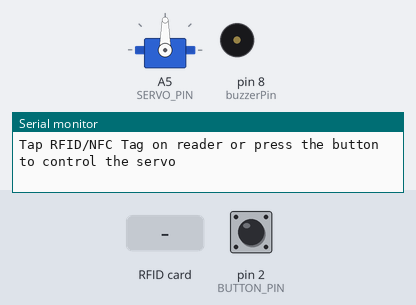
Recording of a sketch running on a simulated Arduino Uno, built with avr-gcc and run on an emulated ATmega328P. Parts: servo, buzzer (waves = sounding), the last lines printed to the serial monitor. Inputs (shaded band) come from the test bench; at power-on: pin 2 (BUTTON_PIN) HIGH.

Above: at 1.2 s.
1.3 s: pin 2 (BUTTON_PIN) pulled LOW for 0.15 s
At 2.5 s:
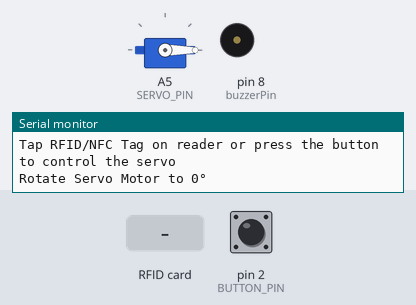
3.0 s: RFID card 3A C9 6A CB held to the reader
At 3.17 s:
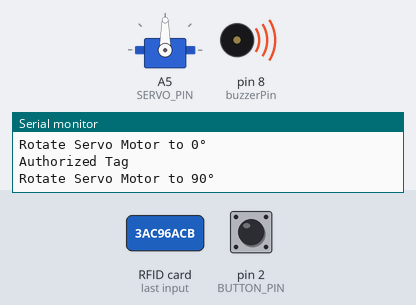
4.5 s: RFID card 5E 7A 19 C4 held to the reader
At 4.61 s:
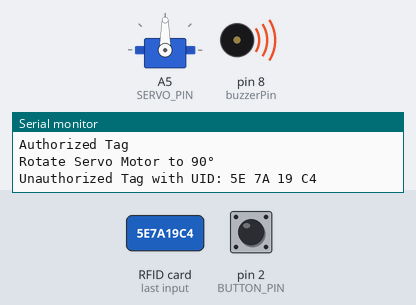
6.0 s: pin 2 (BUTTON_PIN) pulled LOW for 1 s
At 6.6 s:
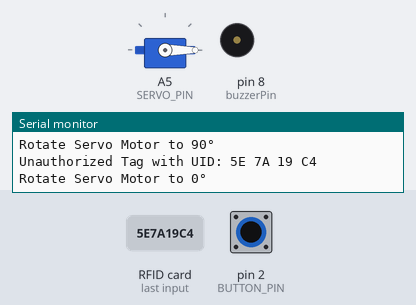
8.5 s: RFID card 30 01 8B 15 held to the reader
At 9.6 s:
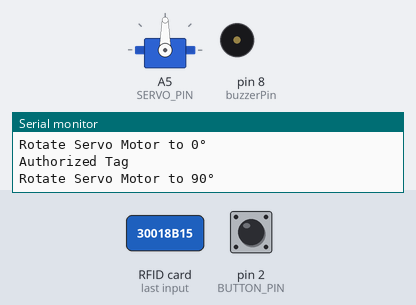
Timing chart, 0 to 11.2 s (numbered marks = the images above; inputs shaded):
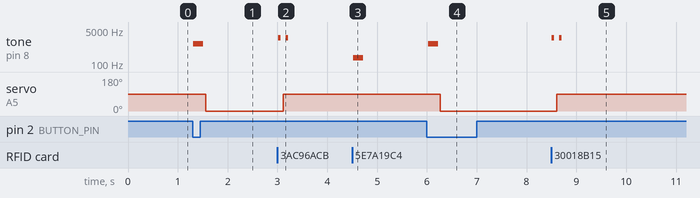

Measured:
- after the input at 1.3 s, tone on pin 8 (buzzerPin): silent → 1000 Hz at once, → silent 0.20 s later; servo on A5 (SERVO_PIN): 90° → 0° after 0.26 s
- after the input at 3.0 s, tone on pin 8 (buzzerPin): alternates 2000 Hz for 0.05 s and silent for 0.10 s, 4 changes in all, then stays silent, starting at once; servo on A5 (SERVO_PIN): 0° → 90° after 0.11 s
- after the input at 4.5 s, tone on pin 8 (buzzerPin): silent → 200 Hz at once, → silent 0.20 s later
- after the input at 6.0 s, tone on pin 8 (buzzerPin): silent → 1000 Hz at once, → silent 0.20 s later; servo on A5 (SERVO_PIN): 90° → 0° after 0.27 s
- after the input at 8.5 s, tone on pin 8 (buzzerPin): alternates 2000 Hz for 0.05 s and silent for 0.10 s, 4 changes in all, then stays silent, starting at once; servo on A5 (SERVO_PIN): 0° → 90° after 0.10 s

The sketch:

RFIDPMSV1.ino
```cpp
#include <SPI.h>
#include <MFRC522.h>
#include <Servo.h>

#define SS_PIN    10
#define RST_PIN   9
#define SERVO_PIN A5
#define BUTTON_PIN 2  // Change this to the pin where your button is connected
#define BUZZER_PIN 8  // Change this to the pin where your buzzer is connected

MFRC522 rfid(SS_PIN, RST_PIN);
Servo servo;

byte authorizedUIDs[][4] = {
  {0x3A, 0xC9, 0x6A, 0xCB},
  {0x30, 0x01, 0x8B, 0x15},
  {0x03, 0x7D, 0x37, 0xFB},
  {0xD3, 0x08, 0x09, 0xFB},
  {0x23, 0x71, 0x32, 0xFB},
  {0xC3, 0x91, 0x25, 0xFB},
  {0xC3, 0xBA, 0x1E, 0xFB}
};

int angle = 0; // the current angle of servo motor
int buttonState = 0;
int lastButtonState = 0;
int buzzerPin = 8;  // Change this to the pin where your buzzer is connected

void setup() {
  Serial.begin(9600);
  SPI.begin(); // init SPI bus
  rfid.PCD_Init(); // init MFRC522
  servo.attach(SERVO_PIN);
  pinMode(BUTTON_PIN, INPUT_PULLUP);
  pinMode(buzzerPin, OUTPUT);

  Serial.println("Tap RFID/NFC Tag on reader or press the button to control the servo");
}

void loop() {
  if (rfid.PICC_IsNewCardPresent()) { // new tag is available
    if (rfid.PICC_ReadCardSerial()) { // NUID has been read

      if (isAuthorized(rfid.uid.uidByte)) {
        Serial.println("Authorized Tag");
        playBuzzer(2000, 50);  // Play a sound for authorized card
        changeServo(90); // turn servo to 90 degrees for authorized card
        delay(50); // Wait for a moment
        playBuzzer(2000, 50);  // Play a sound for closing the gate

      } else {
        Serial.print("Unauthorized Tag with UID:");
        for (int i = 0; i < rfid.uid.size; i++) {
          Serial.print(rfid.uid.uidByte[i] < 0x10 ? " 0" : " ");
          Serial.print(rfid.uid.uidByte[i], HEX);
        }
        Serial.println();
        playBuzzer(200, 200);  // Play an error sound for unauthorized card
      }

      rfid.PICC_HaltA(); // halt PICC
      rfid.PCD_StopCrypto1(); // stop encryption on PCD
    }
  }

  // Check the button state
  buttonState = digitalRead(BUTTON_PIN);

  // If the button is pressed, change servo angle to 0 degrees
  if (buttonState == LOW && lastButtonState == HIGH) {
    playBuzzer(1000, 200);  // Play a sound for pressing the button
    changeServo(0);
    delay(500); // Wait for a moment
  }

  lastButtonState = buttonState;
}

bool isAuthorized(byte* uid) {
  for (int i = 0; i < sizeof(authorizedUIDs) / sizeof(authorizedUIDs[0]); i++) {
    if (memcmp(uid, authorizedUIDs[i], sizeof(authorizedUIDs[i])) == 0) {
      return true;
    }
  }
  return false;
}

void changeServo(int targetAngle) {
  // change angle of servo motor
  servo.write(targetAngle);
  Serial.print("Rotate Servo Motor to ");
  Serial.print(targetAngle);
  Serial.println("°");
}

void playBuzzer(int frequency, int duration) {
  tone(buzzerPin, frequency, duration);
  delay(duration + 50); // Pause to prevent overlapping of sounds
  noTone(buzzerPin);
}
```
